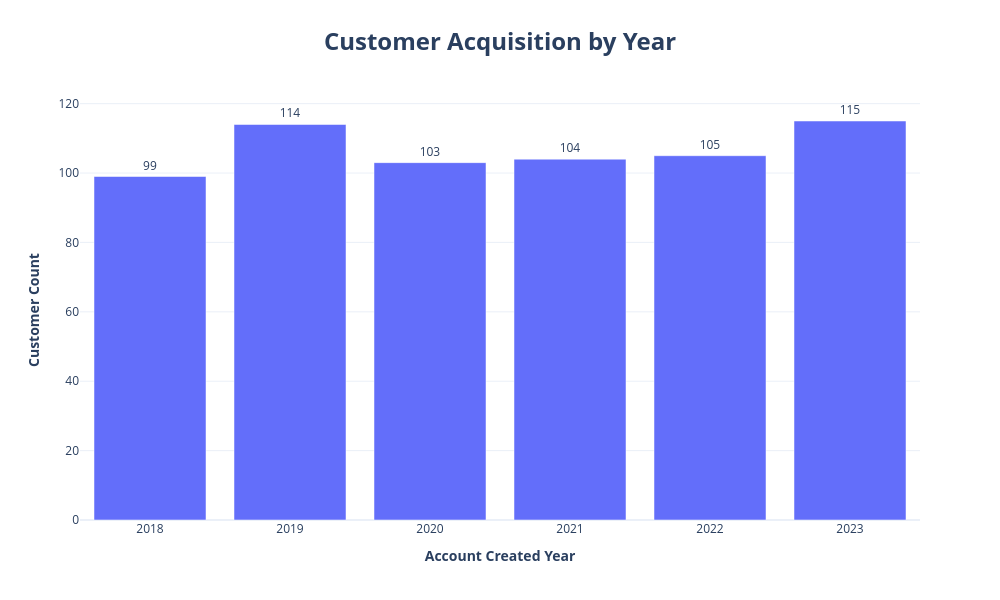

Notebook cell for this chart:
### Code cell
fig = px.bar(
    customer_over_year,
    x="account_created_year",
    y="customer_count",
    text="customer_count",
    title="Customer Acquisition by Year"
)

fig.update_layout(
    title={
        "text": "<b>Customer Acquisition by Year</b>",
        "x": 0.5,          # center
        "xanchor": "center",
        "font": {
            "size": 24
        }
    },
    xaxis_title="<b>Account Created Year</b>",
    yaxis_title="<b>Customer Count</b>",
    template="plotly_white",
    width=1000,
    height=600
)

fig.update_traces(
    textposition="outside"
)

fig.show()

### Figure 1 — Plotly figure (JSON) as saved in the notebook; plotly's stock layout.template omitted (floating-point values rounded to 4 significant figures)
{"data": [{"hovertemplate": "account_created_year=%{x}<br>customer_count=%{text}<extra></extra>", "legendgroup": "", "marker": {"color": "#636efa", "pattern": {"shape": ""}}, "name": "", "orientation": "v", "showlegend": false, "text": [99.0, 114.0, 103.0, 104.0, 105.0, 115.0], "textposition": "outside", "type": "bar", "x": [2018, 2019, 2020, 2021, 2022, 2023], "xaxis": "x", "y": [99, 114, 103, 104, 105, 115], "yaxis": "y"}], "layout": {"barmode": "relative", "height": 600, "legend": {"tracegroupgap": 0}, "title": {"font": {"size": 24}, "text": "<b>Customer Acquisition by Year</b>", "x": 0.5, "xanchor": "center"}, "width": 1000, "xaxis": {"anchor": "y", "domain": [0, 1], "title": {"text": "<b>Account Created Year</b>"}}, "yaxis": {"anchor": "x", "domain": [0, 1], "title": {"text": "<b>Customer Count</b>"}}}}
